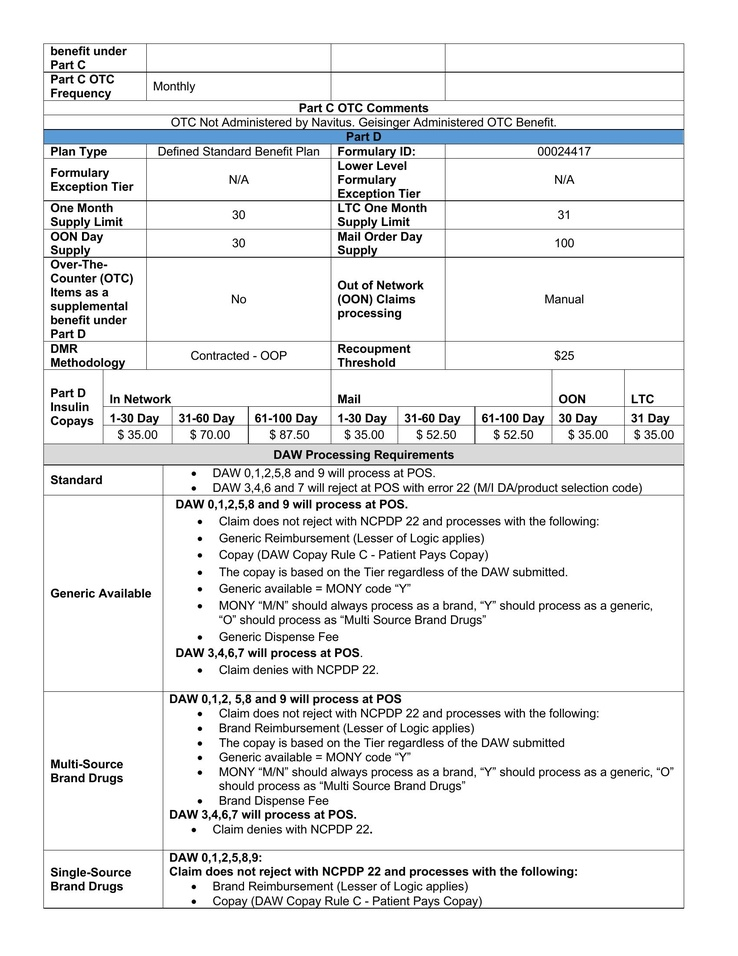
#> input picture Final_Drive/pdf_out/page2.jpg, 738 x 956 px, shrunk from 1700 x 2200 before the run
$ jupyter execute --allow-errors Table_parser.ipynb
#> lines starting #> are read from the running program, lines starting #| are printed output that depends on the picture; after the words box and inside, x2 and y2 are one past the last pixel; in counts of white or black regions, pixels touching at a corner belong together
[cell 1]
# ------ This code is to delete files from directory -----
import os
def delete_files_in_directory(directory_path):
   try:
     files = os.listdir(directory_path)
     for file in files:
       file_path = os.path.join(directory_path, file)
       if os.path.isfile(file_path):
         os.remove(file_path)
     print("Deleted successfully !")
   except OSError:
     print("Error !")

##### Step 1 - Import all libraries and define paths

[cell 2]
# --------- Library imports -------------
import cv2
import numpy as np
from matplotlib import pyplot as plt
import os
import cv2
from PIL import Image
import numpy as np
from PIL import Image, ImageOps
from textractor import Textractor
from textractor.visualizers.entitylist import EntityList
from textractor.data.constants import TextractFeatures, Direction, DirectionalFinderType
from pathlib import Path

current_path = Path().resolve()   #/Users/user/Documents/Project/___e-zest___/Detecting-and-Parsing-table-from-pdfs/Final_Drive
pdf_data = os.path.join(current_path, 'pdf_data','Geisinger_Health_Plans.pdf')
pdf_out = os.path.join(current_path, 'pdf_out')
meta_data = os.path.join(current_path, 'meta_data')

##### Step 2 - Convert PDF -> Image Pages

[cell 3]
# Step 2 - Divide the pdf into image pages
from pdf2image import convert_from_path
#> (the rest of this cell did not finish here and is left out)

##### Step 3 - Read pages and extract tables from it - CV2 Operations

[cell 4]
# --------- Preprocessing of images -------------
img_path = os.path.join(pdf_out, 'page2.jpg')
img = cv2.imread(img_path, 0)
#> img: shape (956, 738); min 0, max 255, mean 235.9
#Thresholding the image
(thresh, img_bin) = cv2.threshold(img, 128, 255,cv2.THRESH_BINARY|cv2.THRESH_OTSU)
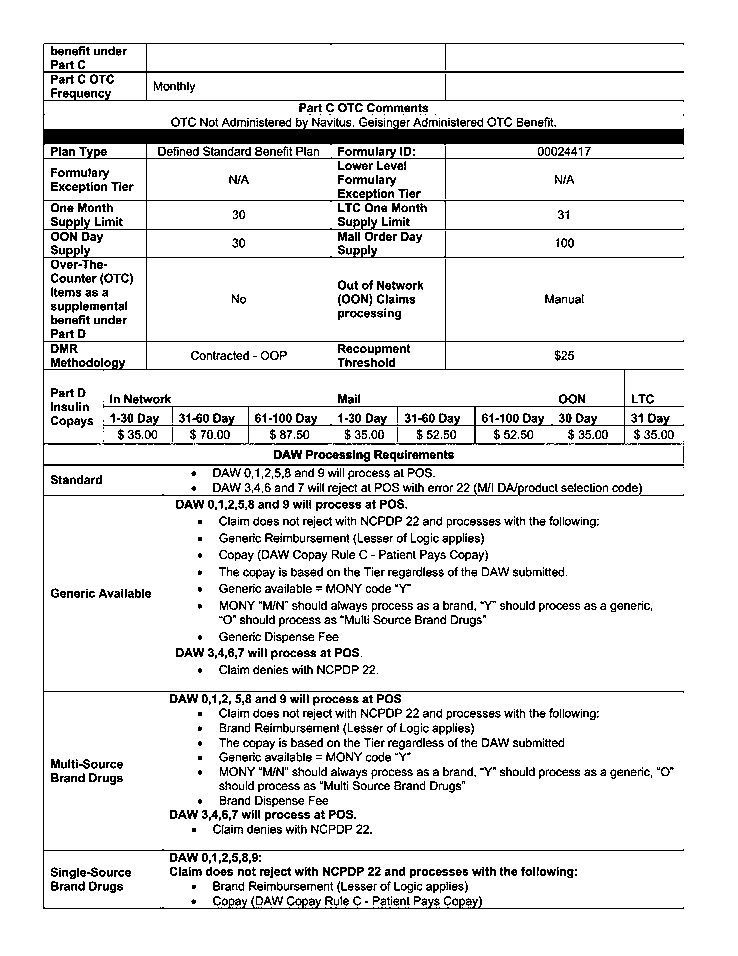
#> img_bin: shape (956, 738); 90.1% white; black in thin lines or dots, all inside (x1, y1, x2, y2) = (43, 43, 684, 909)
#> thresh = 172
# Invert the image
img_bin = 255-img_bin
cv2.imwrite(os.path.join(meta_data,'preprocessed_page','Step1.Image_bin.jpg'),img_bin)
# Defining a kernel length
kernel_length = np.array(img).shape[1]//80
#> kernel_length = 9

# A verticle kernel of (1 X kernel_length), which will detect all the verticle lines from the image.
verticle_kernel = cv2.getStructuringElement(cv2.MORPH_RECT, (1, kernel_length))
#> verticle_kernel = [1, 1, 1, 1, 1, 1, 1, 1, 1]
# A horizontal kernel of (kernel_length X 1), which will help to detect all the horizontal line from the image.
hori_kernel = cv2.getStructuringElement(cv2.MORPH_RECT, (kernel_length, 1))
# A kernel of (3 X 3) ones.
kernel = cv2.getStructuringElement(cv2.MORPH_RECT, (3, 3))
# Morphological operation to detect vertical lines from an image
img_temp1 = cv2.erode(img_bin, verticle_kernel, iterations=3)
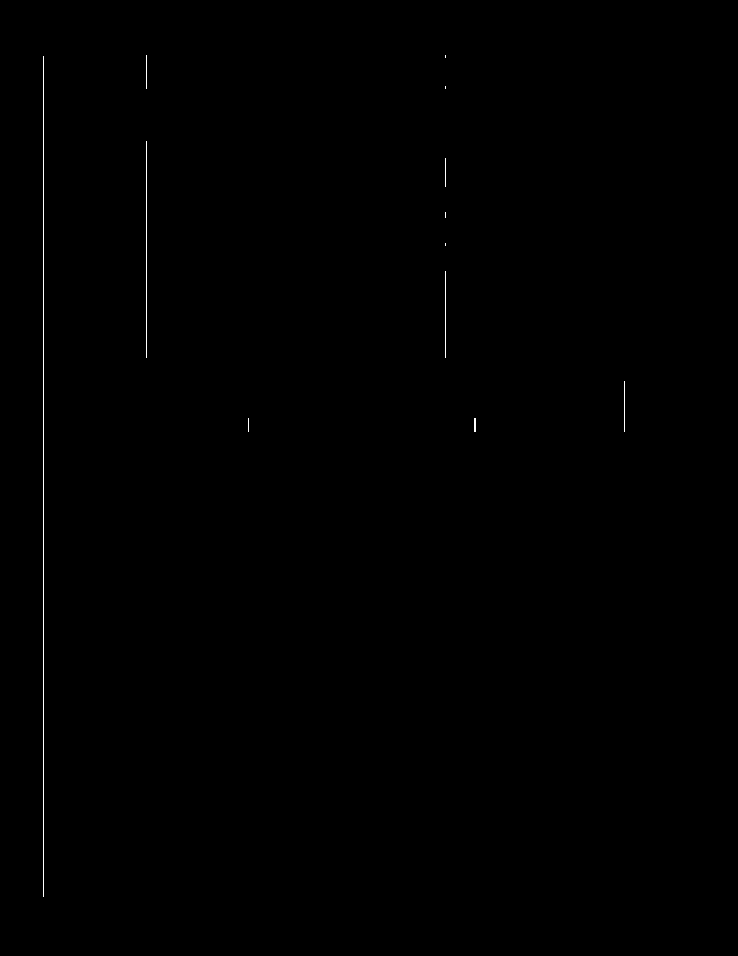
#> img_temp1: shape (956, 738); 0.19% white in thin lines or dots, all inside (x1, y1, x2, y2) = (43, 55, 625, 897)
verticle_lines_img = cv2.dilate(img_temp1, verticle_kernel, iterations=3)
#> verticle_lines_img: shape (956, 738); 0.23% white in thin lines or dots, all inside (x1, y1, x2, y2) = (43, 43, 625, 909)
cv2.imwrite(os.path.join(meta_data,'preprocessed_page','Step2.verticle_lines.jpg'),verticle_lines_img)
#plt.imshow(verticle_lines_img)
# Morphological operation to detect horizontal lines from an image
img_temp2 = cv2.erode(img_bin, hori_kernel, iterations=3)
#> img_temp2: shape (956, 738); 2.9% white; 32 white regions (1 under 20 px), largest, box (x1, y1, x2, y2) and area: (55, 129, 672, 144) 9255, (55, 71, 672, 73) 1234, (55, 464, 672, 466) 1234

horizontal_lines_img = cv2.dilate(img_temp2, hori_kernel, iterations=3)
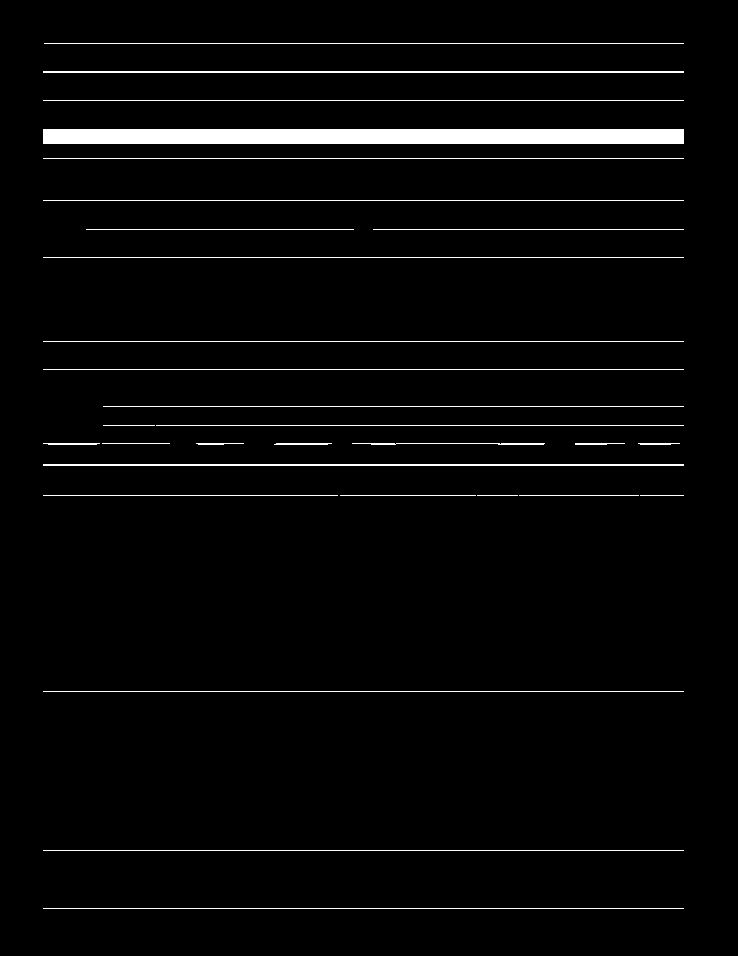
#> horizontal_lines_img: shape (956, 738); 3.1% white; 30 white regions, largest, box (x1, y1, x2, y2) and area: (43, 129, 684, 144) 9615, (43, 71, 684, 73) 1282, (43, 464, 684, 466) 1282

cv2.imwrite(os.path.join(meta_data,'preprocessed_page','Step3.horizontal_lines.jpg'),horizontal_lines_img)
# Weighting parameters, this will decide the quantity of an image to be added to make a new image.
alpha = 0.5
beta = 1.0 - alpha
# This function helps to add two image with specific weight parameter to get a third image as summation of two image.
img_final_bin = cv2.addWeighted(verticle_lines_img, alpha, horizontal_lines_img, beta, 0.0)
img_final_bin = cv2.erode(~img_final_bin, kernel, iterations=2)
(thresh, img_final_bin) = cv2.threshold(img_final_bin, 128,255, cv2.THRESH_BINARY | cv2.THRESH_OTSU)
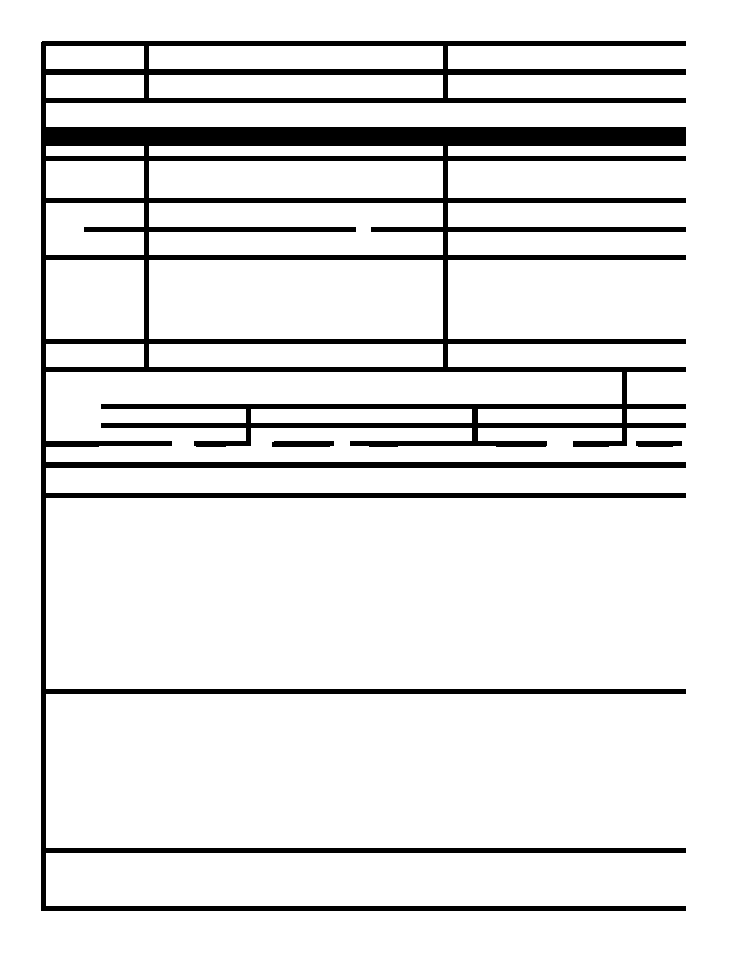
#> img_final_bin: shape (956, 738); 89.5% white; 3 black regions, box (x1, y1, x2, y2) and area: (41, 41, 686, 911) 73554, (272, 441, 334, 447) 366, (636, 441, 682, 447) 265
#> thresh = 127
cv2.imwrite(os.path.join(meta_data,'preprocessed_page','Step4.img_final_bin.jpg'),img_final_bin)

#---------- Detecting tables in whole image
original = img.copy()
gray = img_final_bin
thresh = cv2.threshold(gray, 0, 255, cv2.THRESH_BINARY_INV + cv2.THRESH_OTSU)[1]
#> thresh: shape (956, 738); 10.5% white; 3 white regions

# Find contours, obtain bounding box, extract and save ROI
ROI_number = 0
cnts = cv2.findContours(thresh, cv2.RETR_EXTERNAL, cv2.CHAIN_APPROX_SIMPLE)
#> cnts = 3 contours; box (x1, y1, x2, y2) and area: (41, 41, 686, 911) 165248, (272, 441, 334, 447) 300, (636, 441, 682, 447) 215
cnts = cnts[0] if len(cnts) == 2 else cnts[1]
for c in cnts:
    x,y,w,h = cv2.boundingRect(c)
    cv2.rectangle(original, (x, y), (x + w, y + h), (36,255,12), 7)
    print(x,y,w,h)

    ROI = img[y:y+h, x:x+w]

    cv2.imwrite(os.path.join(meta_data,'detected_tables_in_page',f'Table_{ROI_number}.jpg'), ROI)
    ROI_number += 1
#> this loop made 3 passes
#> (x, y, w, h) on passes 1 to 3: (636, 441, 46, 6), (272, 441, 62, 6), (41, 41, 645, 870)
#| 636 441 46 6
#| 272 441 62 6
#| 41 41 645 870
#> pass 3, `ROI = img[y:y+h, x:x+w]`:
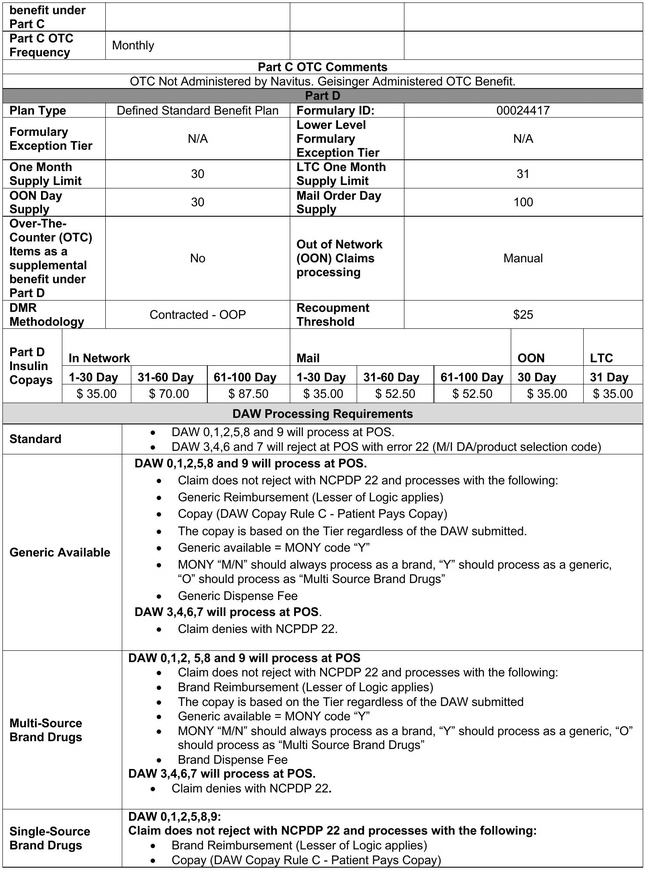
#> ROI: shape (870, 645); min 0, max 255, mean 231
#> after the loop:
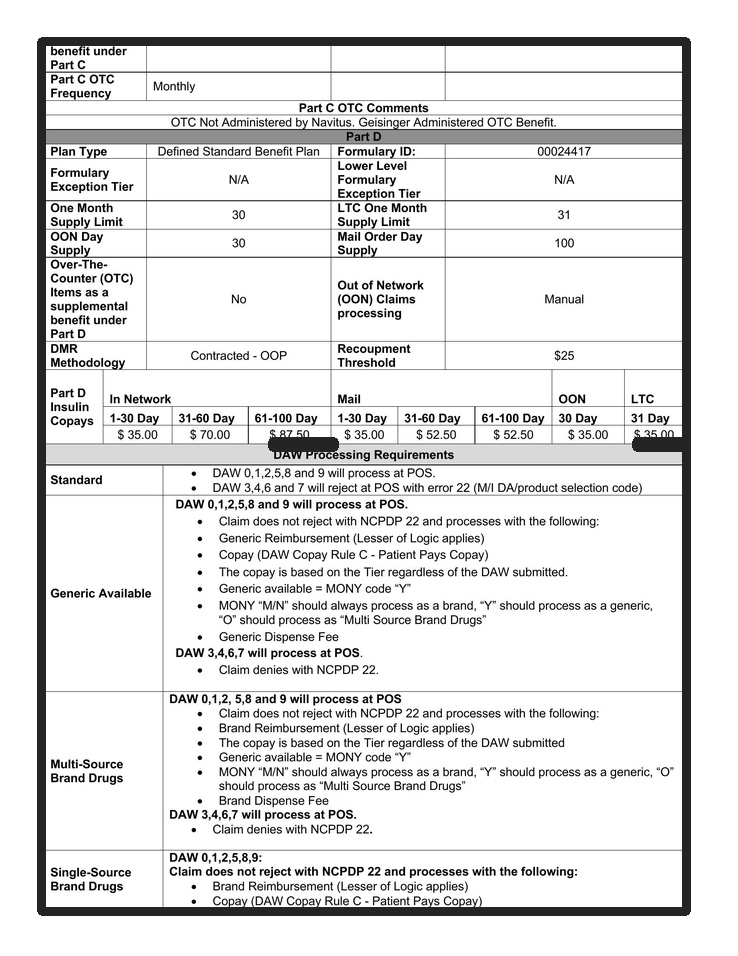
#> original: shape (956, 738); min 0, max 255, mean 227.7
#> after the loop, ROI_number = 3

#----------------

verticle_kernel = cv2.getStructuringElement(cv2.MORPH_RECT, (1, kernel_length))
# Morphological operation to detect vertical lines from an image
img_temp1 = cv2.erode(img_bin, verticle_kernel, iterations=3)


#-----------------
cv2.imwrite(os.path.join(meta_data,'preprocessed_page',"Step5.img_table_detect.jpg"),original)
plt.imshow(cv2.cvtColor(original, cv2.COLOR_BGR2RGB))
plt.axis('off')
plt.show()
